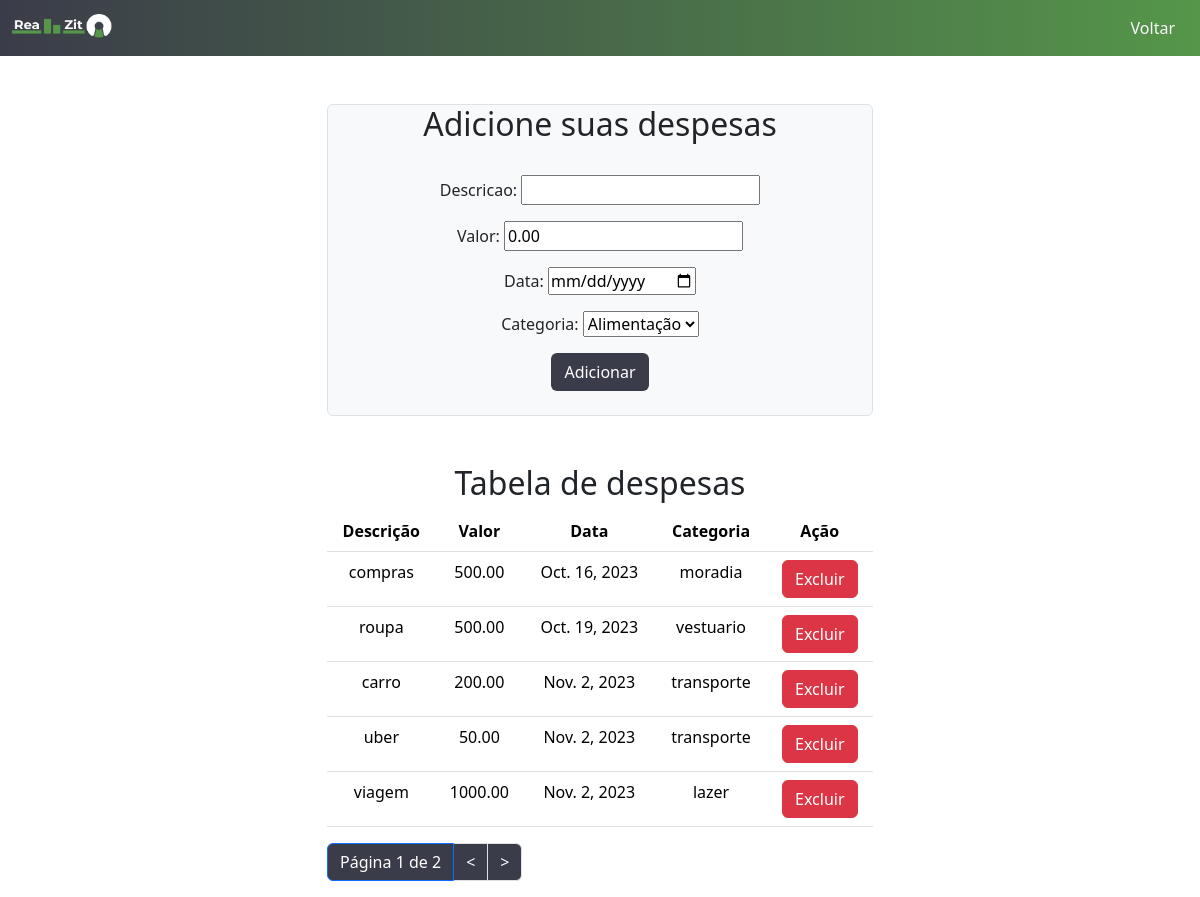
/usuarios/financeiro/adicionar_despesa/ (signed in), run on the app's committed database.
### financeiro/models.py (models this page shows, shortened)
class Despesa(models.Model):
    usuario = models.ForeignKey(settings.AUTH_USER_MODEL, on_delete=models.CASCADE)
    descricao = models.CharField(max_length=255)
    valor = models.DecimalField(max_digits=10, decimal_places=2)
    data = models.DateField()
    categoria = models.CharField(max_length=100)
    class Meta:
        app_label = 'financeiro'

### financeiro/views.py (the view)
# urls.py: path('adicionar_despesa/', views.adicionar_despesa, name='adicionar_despesa'),
def adicionar_despesa(request):
    if request.method == 'POST':
        form = DespesaForm(request.POST)
        if form.is_valid():
            nova_despesa = form.save(commit=False)
            nova_despesa.usuario = request.user
            nova_despesa.save()
            return redirect('adicionar_despesa')
    else:
        form = DespesaForm()
    despesas = Despesa.objects.filter(usuario=request.user)
    paginator = Paginator(despesas, 5)
    page = request.GET.get('page')
    try:
        despesas = paginator.page(page)
    except PageNotAnInteger:
        despesas = paginator.page(1)
    except EmptyPage:
        despesas = paginator.page(paginator.num_pages)
    return render(request, 'registration/adicionar_despesa.html', {'form': form, 'despesas': despesas})

### financeiro/forms.py
class DespesaForm(forms.ModelForm):
    categoria = forms.ChoiceField(choices=CATEGORIA_CHOICES, label='Categoria')
    class Meta:
        model = Despesa
        fields = ['descricao', 'valor', 'data', 'categoria']
        widgets = {
            'data': DateInput(attrs={'type': 'date'}),
            'valor': NumberInput(attrs={'value': '0.00'}),
        }

### usuarios/templates/registration/adicionar_despesa.html (shortened to what this page needs)
{% load static %}
<!DOCTYPE html>
<html lang="br">
<head>
    <link href="https://cdn.jsdelivr.net/npm/bootstrap@5.3.2/dist/css/bootstrap.min.css" rel="stylesheet">
  </head>
  <nav class="navbar" style="background: linear-gradient(to right, #3B3C49, #55964A);">
    <div class="container-fluid">
      <a class="navbar-brand text-light" href="#">
        <img src="{% static "usuarios/logo_clara.png" %}" alt="Logo" width="100" height="24" class="d-inline-block align-text-top">
      </a>
      <ul class="nav justify-content-end bg-sucess rounded-circle">
        <button type="button" class="btn text-light" onclick="returnToDashboard()">Voltar</button>
      </ul>
    </div>
  </nav>
<body>
  <div class="container mt-5">
    <div class="row justify-content-center ">
      <div class="col-md-6">
        <div class="container border bg-light border-succes rounded">
          <h2 class="text-center">Adicione suas despesas</h2><br>
          <form method="post" class="text-center">
            {{ form.as_p }}
            <button type="submit" class="btn btn-block" style="background-color: #3B3C49; color: white;">Adicionar</button><br><br>
          </form>
        </div>
        <br><br>
        <h2 class="text-center">Tabela de despesas</h2>
        <table class="table container text-center">
        <thead>
            <tr>
              <th>Descrição</th>
              <th>Valor</th>
              <th>Data</th>
              <th>Categoria</th>
              <th>Ação</th>
            </tr>
          </thead>
          <tbody>
            {% for despesa in despesas %}
              <tr>
                <td>{{ despesa.descricao }}</td>
                <td>{{ despesa.valor }}</td>
                <td>{{ despesa.data }}</td>
                <td>{{despesa.categoria}}</td>
                <td>
                  <a href="{% url 'delete_despesa' despesa.id %}" class="btn btn-danger">Excluir</a>
                </td>
              </tr>
            {% empty %}
              <tr>
                <td colspan="4" class="text-center">Nenhuma despesa cadastrada.</td>
              </tr>
            {% endfor %}
          </tbody>
        </table>
        <div class="text-center">
          <ul class="pagination">
              <li class="page-item active"><span class="page-link" style="background-color: #3B3C49; color: white;">Página {{ despesas.number }} de {{ despesas.paginator.num_pages }}</span></li>
              {% if despesas.has_next %}
                  <li class="page-item"><a class="page-link" style="background-color: #3B3C49; color: white;" href="?page={{ despesas.next_page_number }}"><</a></li>
                  <li class="page-item"><a class="page-link" style="background-color: #3B3C49; color: white;" href="?page={{ despesas.paginator.num_pages }}">></a></li>
              {% endif %}
          </ul>
        </div>
      </div>
    </div>
  </div>
</body>
</html>

### data on the page
Despesa: descricao "compras", valor "500.00", data "Oct. 16, 2023", categoria "moradia"
Despesa: descricao "roupa", valor "500.00", data "Oct. 19, 2023", categoria "vestuario"
Despesa: descricao "carro", valor "200.00", data "Nov. 2, 2023", categoria "transporte"
Despesa: descricao "uber", valor "50.00", data "Nov. 2, 2023", categoria "transporte"
Despesa: descricao "viagem", valor "1000.00", data "Nov. 2, 2023", categoria "lazer"

### other printed values
{{ despesas.number }} "1"
{{ despesas.paginator.num_pages }} "2"
